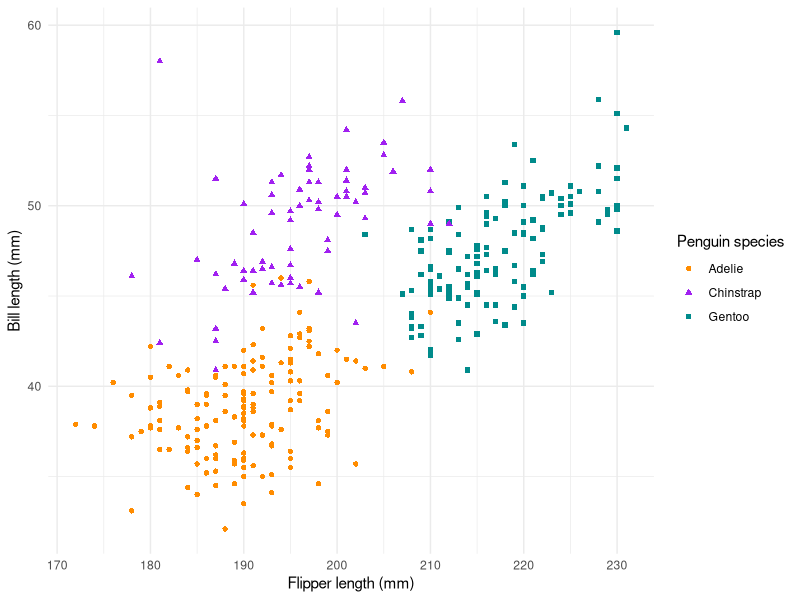

Write R code to recreate this figure.
## ---- chunk 1
#| include: false
library(dplyr)
library(ggplot2)
library(palmerpenguins)
library(tidyr)
## ---- chunk 2
penguins %>% 
  count(species)
## ---- chunk 3
penguins %>% 
  select(-year) %>% 
  group_by(species) %>% 
  summarize(across(where(is.numeric), mean, na.rm = TRUE)) %>% 
  mutate(across(where(is.numeric), round, digits = 2))
## ---- chunk 4
#| fig-width: 8
#| fig-cap: "Figure 1: Flipper and bill length."
#| fig-dpi: 600
#| warning: false

ggplot(
  penguins, 
  aes(x = flipper_length_mm, y = bill_length_mm)
) +
  geom_point(aes(color = species, shape = species)) +
  scale_color_manual(values = c("darkorange","purple","cyan4")) +
  labs(
    x = "Flipper length (mm)", y = "Bill length (mm)",
    color = "Penguin species", shape = "Penguin species"
  ) +
  theme_minimal()

